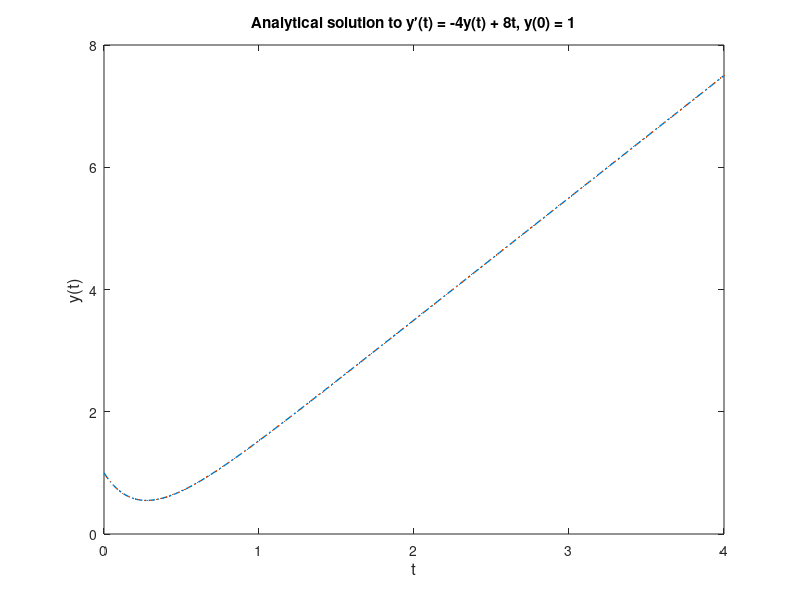

Source code (MATLAB):
% Define the analytical solution
y_exact = @(t) 2*t - 1/2 + 3*exp(-4*t)/2;

% Set up the time range for the plot
t = linspace(0,4,200);

% Compute the analytical solution at the time steps used by the ODE solver
y_exact_vals = y_exact(t);

% Plot the analytical solution
figure
plot(t, y_exact_vals, '-.', 'Color', [0 0.45 0.74], 'LineWidth', 1, 'Marker', '.', 'MarkerSize', 1, 'MarkerEdgeColor', [0.85 0.33 0.1], 'MarkerFaceColor', [0.85 0.33 0.1]);
title('Analytical solution to y′(t) = -4y(t) + 8t, y(0) = 1');
xlabel('t', 'FontSize', 12);
ylabel('y(t)', 'FontSize', 12);
axis([0 4 0 8]);